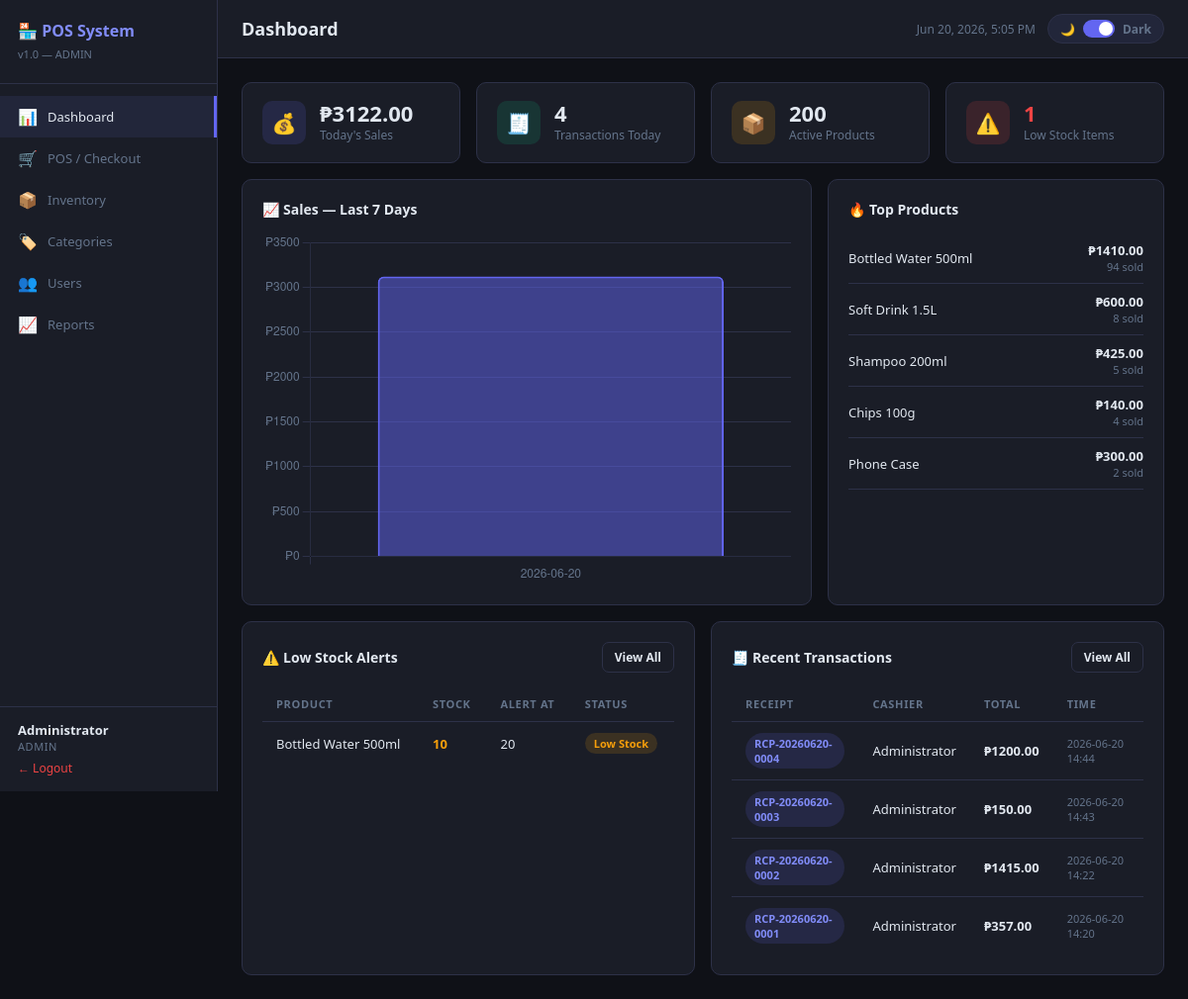
The page / (signed in) on the database its author committed.
### tables this page shows
CREATE TABLE users (
            id INTEGER PRIMARY KEY AUTOINCREMENT,
            username TEXT UNIQUE NOT NULL,
            password TEXT NOT NULL,
            role TEXT NOT NULL DEFAULT 'cashier',
            full_name TEXT,
            created_at TIMESTAMP DEFAULT CURRENT_TIMESTAMP
        );

CREATE TABLE transaction_items (
            id INTEGER PRIMARY KEY AUTOINCREMENT,
            transaction_id INTEGER NOT NULL,
            product_id INTEGER NOT NULL,
            product_name TEXT NOT NULL,
            quantity INTEGER NOT NULL,
            price REAL NOT NULL,
            subtotal REAL NOT NULL,
            FOREIGN KEY (transaction_id) REFERENCES transactions(id),
            FOREIGN KEY (product_id) REFERENCES products(id)
        );

CREATE TABLE products (
            id INTEGER PRIMARY KEY AUTOINCREMENT,
            name TEXT NOT NULL,
            price REAL NOT NULL,
            cost REAL DEFAULT 0,
            stock INTEGER DEFAULT 0,
            low_stock_alert INTEGER DEFAULT 5,
            category_id INTEGER,
            barcode TEXT,
            image_url TEXT,
            active INTEGER DEFAULT 1,
            FOREIGN KEY (category_id) REFERENCES categories(id)
        );

CREATE TABLE transactions (
            id INTEGER PRIMARY KEY AUTOINCREMENT,
            receipt_no TEXT UNIQUE NOT NULL,
            cashier_id INTEGER NOT NULL,
            subtotal REAL NOT NULL,
            discount REAL DEFAULT 0,
            tax REAL DEFAULT 0,
            total REAL NOT NULL,
            amount_paid REAL NOT NULL,
            change_due REAL DEFAULT 0,
            payment_method TEXT DEFAULT 'cash',
            notes TEXT,
            created_at TIMESTAMP DEFAULT CURRENT_TIMESTAMP,
            FOREIGN KEY (cashier_id) REFERENCES users(id)
        );

### app.py (the view)
@app.route('/')
@admin_required
def dashboard():
    conn = get_db()
    today = datetime.now().strftime('%Y-%m-%d')
    week_ago = (datetime.now() - timedelta(days=6)).strftime('%Y-%m-%d')
    stats = {
        'today_sales': conn.execute("SELECT COALESCE(SUM(total),0) FROM transactions WHERE DATE(created_at)=?", (today,)).fetchone()[0],
        'today_txn': conn.execute("SELECT COUNT(*) FROM transactions WHERE DATE(created_at)=?", (today,)).fetchone()[0],
        'total_products': conn.execute("SELECT COUNT(*) FROM products WHERE active=1").fetchone()[0],
        'low_stock': conn.execute("SELECT COUNT(*) FROM products WHERE stock<=low_stock_alert AND active=1").fetchone()[0],
    }
    daily = [dict(r) for r in conn.execute("""
        SELECT DATE(created_at) as day, COALESCE(SUM(total),0) as total, COUNT(*) as txn
        FROM transactions WHERE DATE(created_at) >= ? GROUP BY day ORDER BY day
    """, (week_ago,)).fetchall()]
    low_stock_items = conn.execute("""
        SELECT p.*, c.name as cat_name FROM products p
        LEFT JOIN categories c ON p.category_id=c.id
        WHERE p.stock<=p.low_stock_alert AND p.active=1 ORDER BY p.stock LIMIT 10
    """).fetchall()
    recent_txn = conn.execute("""
        SELECT t.*, u.full_name FROM transactions t
        JOIN users u ON t.cashier_id=u.id ORDER BY t.created_at DESC LIMIT 8
    """).fetchall()
    top_products = conn.execute("""
        SELECT ti.product_name, SUM(ti.quantity) as qty, SUM(ti.subtotal) as revenue
        FROM transaction_items ti GROUP BY ti.product_name ORDER BY qty DESC LIMIT 5
    """).fetchall()
    conn.close()
    return render_template('dashboard.html', stats=stats, daily=daily,
                           low_stock_items=low_stock_items, recent_txn=recent_txn,
                           top_products=top_products)

### app.py (called while the page is built)
def get_db():
    conn = sqlite3.connect(DB)
    conn.row_factory = sqlite3.Row
    return conn

def admin_required(f):
    from functools import wraps
    @wraps(f)
    def decorated(*args, **kwargs):
        if 'user_id' not in session:
            return redirect(url_for('login'))
        if session.get('role') != 'admin':
            flash('Admin access required.', 'error')
            return redirect(url_for('pos'))
        return f(*args, **kwargs)
    return decorated

### templates/dashboard.html (shortened to what this page needs)
{% extends 'base.html' %}
{% block page_title %}Dashboard{% endblock %}
{% block content %}
<div class="grid grid-4 mb-16">
  <div class="stat-card">
    <div class="stat-icon" style="background:rgba(99,102,241,.15);">💰</div>
    <div>
      <div class="stat-value">₱{{ "%.2f"|format(stats.today_sales) }}</div>
      <div class="stat-label">Today's Sales</div>
    </div>
  </div>
  <div class="stat-card">
    <div class="stat-icon" style="background:rgba(16,185,129,.15);">🧾</div>
    <div>
      <div class="stat-value">{{ stats.today_txn }}</div>
      <div class="stat-label">Transactions Today</div>
    </div>
  </div>
  <div class="stat-card">
    <div class="stat-icon" style="background:rgba(245,158,11,.15);">📦</div>
    <div>
      <div class="stat-value">{{ stats.total_products }}</div>
      <div class="stat-label">Active Products</div>
    </div>
  </div>
  <div class="stat-card">
    <div class="stat-icon" style="background:rgba(239,68,68,.15);">⚠️</div>
    <div>
      <div class="stat-value {% if stats.low_stock > 0 %}text-danger{% endif %}">{{ stats.low_stock }}</div>
      <div class="stat-label">Low Stock Items</div>
    </div>
  </div>
</div>
<div class="grid" style="grid-template-columns:1fr 340px;gap:16px;margin-bottom:16px;">
  <div class="card">
    <div class="section-title">📈 Sales — Last 7 Days</div>
    <canvas id="salesChart" height="200"></canvas>
  </div>
  <div class="card">
    <div class="section-title">🔥 Top Products</div>
    {% if top_products %}
      {% for p in top_products %}
      <div style="display:flex;justify-content:space-between;align-items:center;padding:9px 0;border-bottom:1px solid var(--border);font-size:13px;">
        <span>{{ p.product_name }}</span>
        <div style="text-align:right;">
          <div style="font-weight:700;">₱{{ "%.2f"|format(p.revenue) }}</div>
          <div style="font-size:11px;color:var(--muted);">{{ p.qty }} sold</div>
        </div>
      </div>
      {% endfor %}
    {% else %}
      <div class="empty">No sales data yet</div>
    {% endif %}
  </div>
</div>
<div class="grid grid-2 gap-16">
  <div class="card">
    <div class="section-title">
      ⚠️ Low Stock Alerts
      {% if low_stock_items %}
        <a href="{{ url_for('inventory') }}" class="btn btn-sm btn-ghost">View All</a>
      {% endif %}
    </div>
    {% if low_stock_items %}
    <div class="table-wrap">
      <table>
        <thead><tr><th>Product</th><th>Stock</th><th>Alert At</th><th>Status</th></tr></thead>
        <tbody>
          {% for p in low_stock_items %}
          <tr>
            <td>{{ p.name }}</td>
            <td><strong class="{% if p.stock==0 %}text-danger{% else %}text-warning{% endif %}">{{ p.stock }}</strong></td>
            <td>{{ p.low_stock_alert }}</td>
            <td>
              {% if p.stock == 0 %}
                <span class="badge badge-danger">Out of Stock</span>
              {% else %}
                <span class="badge badge-warning">Low Stock</span>
              {% endif %}
            </td>
          </tr>
          {% endfor %}
        </tbody>
      </table>
    </div>
    {% else %}
      <div class="empty">✅ All products sufficiently stocked</div>
    {% endif %}
  </div>
  <div class="card">
    <div class="section-title">
      🧾 Recent Transactions
      <a href="{{ url_for('reports') }}" class="btn btn-sm btn-ghost">View All</a>
    </div>
    {% if recent_txn %}
    <div class="table-wrap">
      <table>
        <thead><tr><th>Receipt</th><th>Cashier</th><th>Total</th><th>Time</th></tr></thead>
        <tbody>
          {% for t in recent_txn %}
          <tr>
            <td><span class="badge badge-info">{{ t.receipt_no }}</span></td>
            <td>{{ t.full_name }}</td>
            <td><strong>₱{{ "%.2f"|format(t.total) }}</strong></td>
            <td style="color:var(--muted);font-size:11px;">{{ t.created_at[:16] }}</td>
          </tr>
          {% endfor %}
        </tbody>
      </table>
    </div>
    {% else %}
      <div class="empty">No transactions yet</div>
    {% endif %}
  </div>
</div>
{% endblock %}
{% block scripts %}
<script>
const daily = {{ daily | tojson }};
const labels = daily.map(d => d.day);
const data = daily.map(d => d.total || 0);
new Chart(document.getElementById('salesChart'), {
  type: 'bar',
  data: {
    labels,
    datasets: [{
      label: 'Sales (₱)',
      data,
      backgroundColor: 'rgba(99,102,241,.5)',
      borderColor: '#6366f1',
      borderWidth: 2,
      borderRadius: 6,
    }]
  },
  options: {
    responsive: true,
    plugins: { legend: { display: false } },
    scales: {
      x: { grid: { color: '#2d3148' }, ticks: { color: '#64748b' } },
      y: { grid: { color: '#2d3148' }, ticks: { color: '#64748b', callback: v => '₱'+v } }
    }
  }
});
</script>
{% endblock %}

### templates/base.html (shortened to what this page needs)
<!DOCTYPE html>
<html lang="en" data-theme="dark">
<head>
</head>
<body>
<div class="layout">
  <div class="sidebar">
    <div class="sidebar-brand">
      <h2>🏪 POS System</h2>
      <span>v1.0 — {{ session.get('role','') | upper }}</span>
    </div>
    <nav class="nav">
      {% if session.get('role')=='admin' %}
      <a href="{{ url_for('dashboard') }}" class="{{ 'active' if request.endpoint=='dashboard' }}">
        <span class="nav-icon">📊</span> Dashboard
      </a>
      {% endif %}
      <a href="{{ url_for('pos') }}" class="{{ 'active' if request.endpoint=='pos' }}">
        <span class="nav-icon">🛒</span> POS / Checkout
      </a>
      {% if session.get('role')=='admin' %}
      <a href="{{ url_for('inventory') }}" class="{{ 'active' if request.endpoint=='inventory' }}">
        <span class="nav-icon">📦</span> Inventory
      </a>
      <a href="{{ url_for('categories') }}" class="{{ 'active' if request.endpoint=='categories' }}">
        <span class="nav-icon">🏷️</span> Categories
      </a>
      <a href="{{ url_for('users') }}" class="{{ 'active' if request.endpoint=='users' }}">
        <span class="nav-icon">👥</span> Users
      </a>
      <a href="{{ url_for('reports') }}" class="{{ 'active' if request.endpoint=='reports' }}">
        <span class="nav-icon">📈</span> Reports
      </a>
      {% endif %}
    </nav>
    <div class="sidebar-user">
      <div class="name">{{ session.get('full_name','User') }}</div>
      <div class="role">{{ session.get('role','') }}</div>
      <a href="{{ url_for('logout') }}">← Logout</a>
    </div>
  </div>
  <div class="main">
    <div class="topbar">
      <h1>{% block page_title %}POS{% endblock %}</h1>
      <div class="topbar-right">
        <div style="font-size:12px;color:var(--muted);" id="clock"></div>
        <div class="theme-toggle" onclick="toggleTheme()" title="Toggle Dark/Light Mode">
          <span id="themeIcon">🌙</span>
          <div class="toggle-track"><div class="toggle-thumb"></div></div>
          <span id="themeLabel">Dark</span>
        </div>
      </div>
    </div>
    <div class="page-content">
      {% block content %}{% endblock %}
    </div>
  </div>
</div>
{% block scripts %}{% endblock %}
</body>
</html>

### rows shown on the page
users: get "Administrator"
transaction_items: product_name "Phone Case", revenue "300.00", qty "2"
products: name "Bottled Water 500ml", stock "10", low_stock_alert "20", shows "Low Stock"
transactions: receipt_no "RCP-20260620-0004", full_name "Administrator", total "1200.00", created_at "2026-06-20 14:44"
transactions: receipt_no "RCP-20260620-0003", full_name "Administrator", total "150.00", created_at "2026-06-20 14:43"
transactions: receipt_no "RCP-20260620-0002", full_name "Administrator", total "1415.00", created_at "2026-06-20 14:22"
transactions: receipt_no "RCP-20260620-0001", full_name "Administrator", total "357.00", created_at "2026-06-20 14:20"

### other values the page prints
{{ session.get('role','') | upper }} "ADMIN"
{{ session.get('role','') }} "ADMIN"
{{ "%.2f"|format(stats.today_sales) }} "3122.00"
{{ stats.today_txn }} "4"
{{ stats.total_products }} "200"
{{ stats.low_stock }} "1"
{{ p.product_name }} "Bottled Water 500ml" "Soft Drink 1.5L" "Shampoo 200ml" "Chips 100g"
{{ "%.2f"|format(p.revenue) }} "1410.00" "600.00" "425.00" "140.00"
{{ p.qty }} "94" "8" "5" "4"
chart data {{ daily | tojson }} [{"day": "2026-06-20", "total": 3122.0, "txn": 4}]
